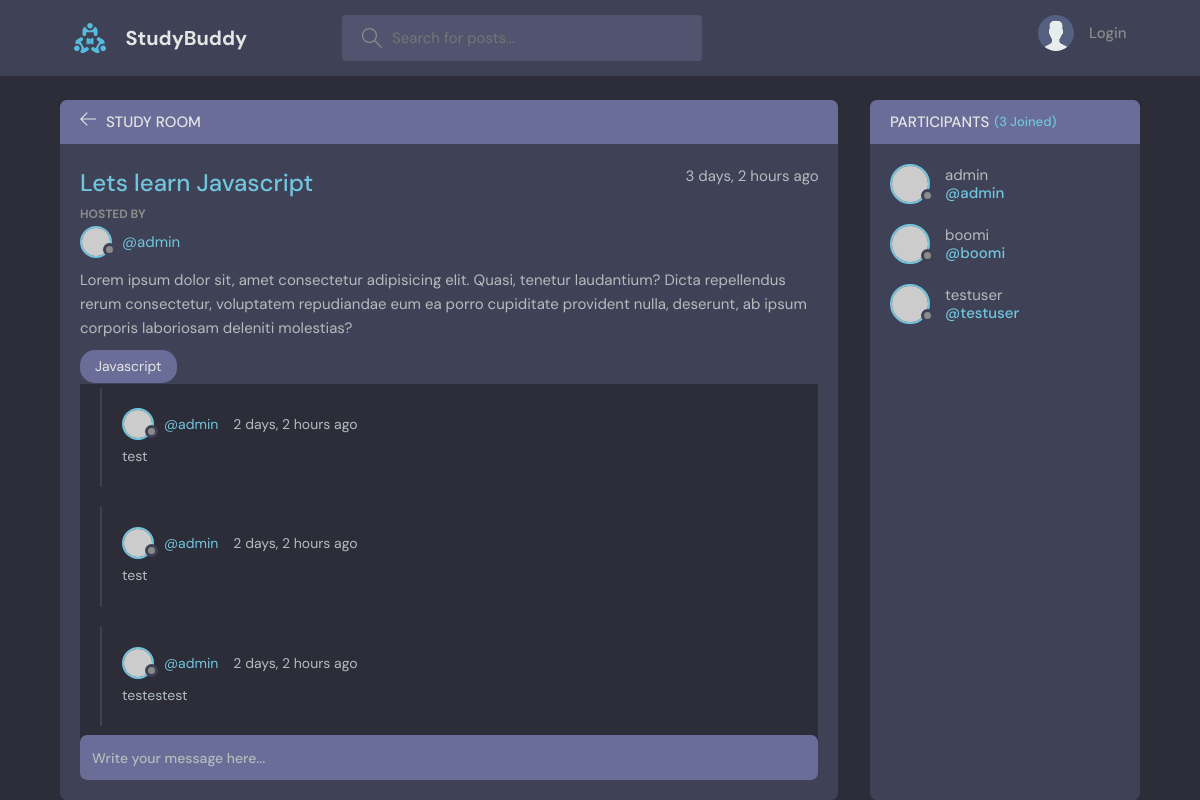
Before: /room/1/ with the older database file.
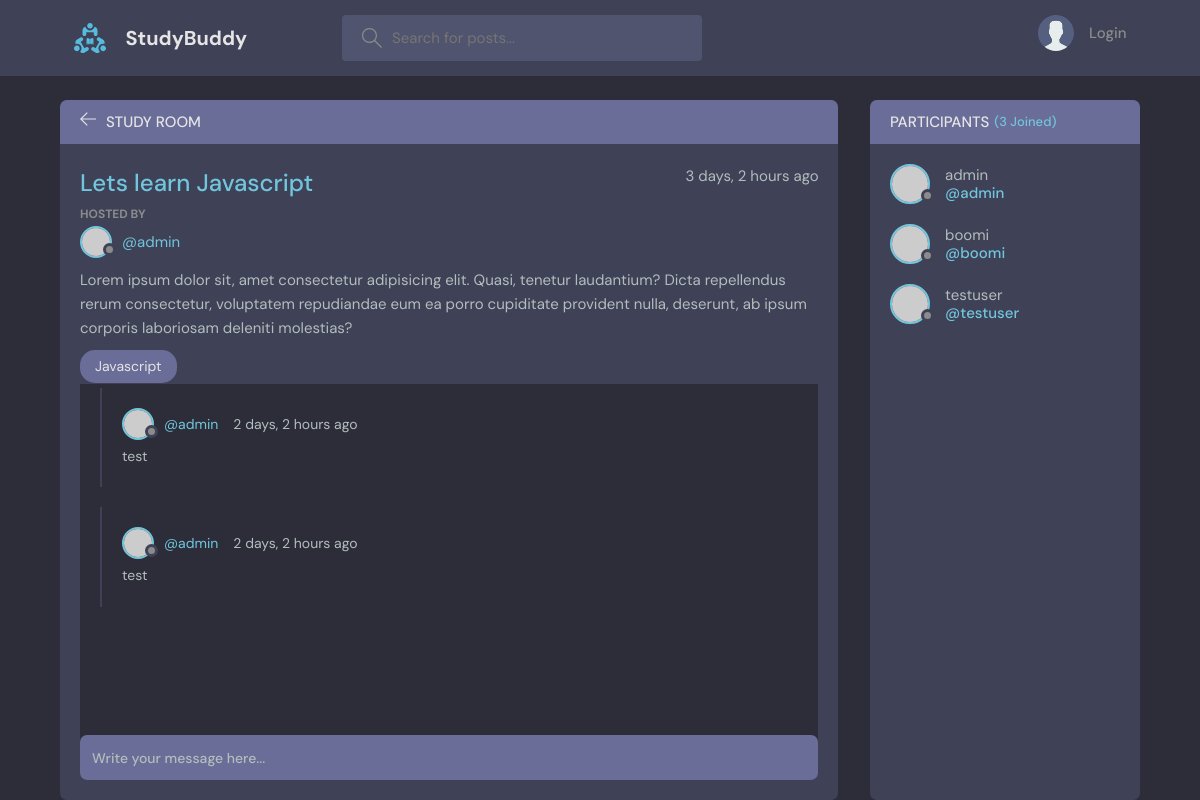
After: the same page with the newer database file.
### base/models.py (models this page shows)
class Message (models.Model):
    user = models.ForeignKey(User, on_delete=models.CASCADE)
    room = models.ForeignKey(Room, on_delete=models.CASCADE)
    body = models.TextField(null=True)
    updated = models.DateField(auto_now=True)
    created = models.DateField(auto_now_add=True)
    def __str__(self):
        return self.body[0:50]

### base/views.py (the view, shortened to what this page needs)
# urls.py: path('room/<str:pk>/',views.room,name="room"),
def room(request, pk):
    room = Room.objects.get(id=pk)
    room_messages = room.message_set.all().order_by('-created')
    participants = room.participants.all()
    print(participants)
    context = {'room': room, 'room_messages': room_messages,'participants':participants}
    return render(request, 'base/room.html', context)

### base/models.py (called while the page is built)
    def __str__(self):
        return self.name

### base/templates/base/room.html (shortened to what this page needs)
{% extends "main.html" %} {% block content %}
<main class="profile-page layout layout--2">
  <div class="container">
    <div class="room">
      <div class="room__top">
        <div class="room__topLeft">
          <a href="{% url "home" %}">
            <svg
              version="1.1"
              xmlns="http://www.w3.org/2000/svg"
              width="32"
              height="32"
              viewBox="0 0 32 32"
            >
              <title>arrow-left</title>
              <path
                d="M13.723 2.286l-13.723 13.714 13.719 13.714 1.616-1.611-10.96-10.96h27.625v-2.286h-27.625l10.965-10.965-1.616-1.607z"
              ></path>
            </svg>
          </a>
          <h3>Study Room</h3>
        </div>
      </div>
      <div class="room__box scroll">
        <div class="room__header scroll">
          <div class="room__info">
            <h3>{{room.name}}</h3>
            <span>{{room.created|timesince}} ago</span>
          </div>
          <div class="room__hosted">
            <p>Hosted By</p>
            <a href="{% url "user-profile" room.host.id %}" class="room__author">
              <div class="avatar avatar--small">
                <img src="https://randomuser.me/api/portraits/men/37.jpg" />
              </div>
              <span>@{{room.host.username}}</span>
            </a>
          </div>
          <div class="room__details">
            Lorem ipsum dolor sit, amet consectetur adipisicing elit. Quasi,
            tenetur laudantium? Dicta repellendus rerum consectetur, voluptatem
            repudiandae eum ea porro cupiditate provident nulla, deserunt, ab
            ipsum corporis laboriosam deleniti molestias?
          </div>
          <span class="room__topics">{{room.topic}}</span>
        </div>
        <div class="room__conversation">
          <div class="threads scroll">
            {% for message in room_messages %}
            <div class="thread">
              <div class="thread__top">
                <div class="thread__author">
                  <a href="{% url "user-profile" message.user.id %}" class="thread__authorInfo">
                    <div class="avatar avatar--small">
                      <img
                        src="https://randomuser.me/api/portraits/men/37.jpg"
                      />
                    </div>
                    <span>@{{message.user}}</span>
                  </a>
                  <span class="thread__date">{{message.created|timesince}} ago</span>
                </div>
              </div>
              <div class="thread__details">
               {{message}}
              </div>
            </div>
          {% endfor %}
          </div>
        </div>
      </div>
      <div class="room__message">
        <form action="#">
          <input name="" placeholder="Write your message here..." />
        </form>
      </div>
    </div>
    <div class="participants">
      <h3 class="participants__top">Participants <span>({{participants.count}} Joined)</span></h3>
      <div class="participants__list scroll">
        {% for user in participants %}
        <a href="{% url "user-profile" user.id%}" class="participant">
          <div class="avatar avatar--medium">
            <img src="https://randomuser.me/api/portraits/men/37.jpg" />
          </div>
          <p>
            {{user}}
            <span>@{{user.username}}</span>
          </p>
        </a>
        {% endfor %}
      </div>
    </div>
  </div>
</main>
{% endblock %}

Changed rows visible on the page:
removed Message: user "admin", created "2 days, 2 hours", body "testestest"
